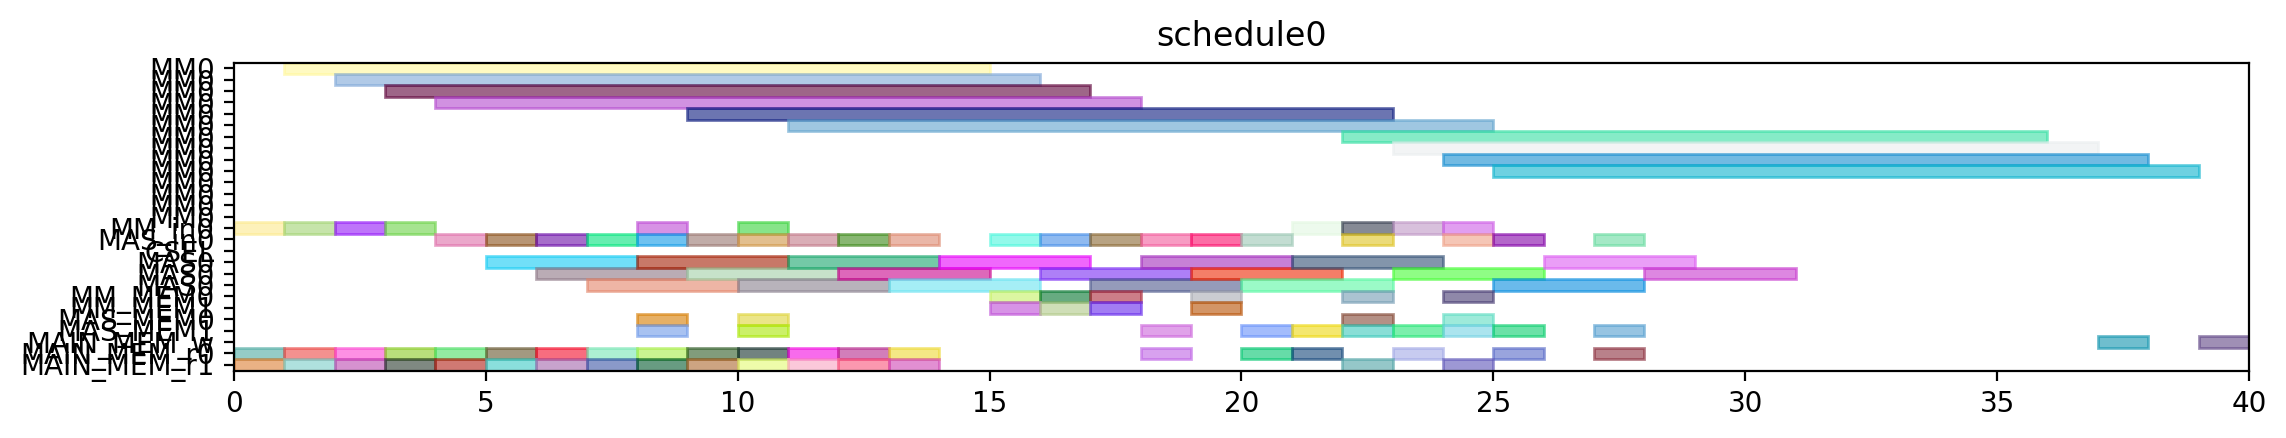

Write Python code to recreate this figure.
from pyschedule import Scenario, solvers, plotters, alt


def solve():
	horizon = 120
	S = Scenario("schedule0", horizon=horizon)

	# resource
	MM = S.Resources('MM', num=1, size=14)
	MM_in = S.Resources('MM_in', num=1)
	MAS_in = S.Resources('MAS_in', num=1)
	CSEL = S.Resource('CSEL')
	MAS = S.Resources('MAS', num=1, size=3, periods=range(1, horizon))
	MM_MEM = S.Resources('MM_MEM', num=2)
	MAS_MEM = S.Resources('MAS_MEM', num=2)
	MAIN_MEM_w = S.Resource('MAIN_MEM_w', size=1)
	MAIN_MEM_r = S.Resources('MAIN_MEM_r', num=2)

	# result of previous scheduling

	# new tasks
	t0_t0 = S.Task('t0_t0', length=14, delay_cost=1)
	t0_t0 += alt(MM)
	t0_t0_in = S.Task('t0_t0_in', length=1, delay_cost=1)
	t0_t0_in += alt(MM_in)
	S += t0_t0_in*MM_in[0]<=t0_t0*MM[0]
	t0_t0_mem0 = S.Task('t0_t0_mem0', length=1, delay_cost=1)
	t0_t0_mem0 += MAIN_MEM_r[0]
	S += t0_t0_mem0 <= t0_t0

	t0_t0_mem1 = S.Task('t0_t0_mem1', length=1, delay_cost=1)
	t0_t0_mem1 += MAIN_MEM_r[1]
	S += t0_t0_mem1 <= t0_t0

	t0_t1 = S.Task('t0_t1', length=14, delay_cost=1)
	t0_t1 += alt(MM)
	t0_t1_in = S.Task('t0_t1_in', length=1, delay_cost=1)
	t0_t1_in += alt(MM_in)
	S += t0_t1_in*MM_in[0]<=t0_t1*MM[0]
	t0_t1_mem0 = S.Task('t0_t1_mem0', length=1, delay_cost=1)
	t0_t1_mem0 += MAIN_MEM_r[0]
	S += t0_t1_mem0 <= t0_t1

	t0_t1_mem1 = S.Task('t0_t1_mem1', length=1, delay_cost=1)
	t0_t1_mem1 += MAIN_MEM_r[1]
	S += t0_t1_mem1 <= t0_t1

	t0_t2 = S.Task('t0_t2', length=3, delay_cost=1)
	t0_t2 += alt(MAS)
	t0_t2_in = S.Task('t0_t2_in', length=1, delay_cost=1)
	t0_t2_in += alt(MAS_in)
	S += t0_t2_in*MAS_in[0]<=t0_t2*MAS[0]

	t0_t2_mem0 = S.Task('t0_t2_mem0', length=1, delay_cost=1)
	t0_t2_mem0 += MAIN_MEM_r[0]
	S += t0_t2_mem0 <= t0_t2

	t0_t2_mem1 = S.Task('t0_t2_mem1', length=1, delay_cost=1)
	t0_t2_mem1 += MAIN_MEM_r[1]
	S += t0_t2_mem1 <= t0_t2

	t0_t3 = S.Task('t0_t3', length=3, delay_cost=1)
	t0_t3 += alt(MAS)
	t0_t3_in = S.Task('t0_t3_in', length=1, delay_cost=1)
	t0_t3_in += alt(MAS_in)
	S += t0_t3_in*MAS_in[0]<=t0_t3*MAS[0]

	t0_t3_mem0 = S.Task('t0_t3_mem0', length=1, delay_cost=1)
	t0_t3_mem0 += MAIN_MEM_r[0]
	S += t0_t3_mem0 <= t0_t3

	t0_t3_mem1 = S.Task('t0_t3_mem1', length=1, delay_cost=1)
	t0_t3_mem1 += MAIN_MEM_r[1]
	S += t0_t3_mem1 <= t0_t3

	t2_t0 = S.Task('t2_t0', length=14, delay_cost=1)
	t2_t0 += alt(MM)
	t2_t0_in = S.Task('t2_t0_in', length=1, delay_cost=1)
	t2_t0_in += alt(MM_in)
	S += t2_t0_in*MM_in[0]<=t2_t0*MM[0]
	t2_t0_mem0 = S.Task('t2_t0_mem0', length=1, delay_cost=1)
	t2_t0_mem0 += MAIN_MEM_r[0]
	S += t2_t0_mem0 <= t2_t0

	t2_t0_mem1 = S.Task('t2_t0_mem1', length=1, delay_cost=1)
	t2_t0_mem1 += MAIN_MEM_r[1]
	S += t2_t0_mem1 <= t2_t0

	t2_t1 = S.Task('t2_t1', length=14, delay_cost=1)
	t2_t1 += alt(MM)
	t2_t1_in = S.Task('t2_t1_in', length=1, delay_cost=1)
	t2_t1_in += alt(MM_in)
	S += t2_t1_in*MM_in[0]<=t2_t1*MM[0]
	t2_t1_mem0 = S.Task('t2_t1_mem0', length=1, delay_cost=1)
	t2_t1_mem0 += MAIN_MEM_r[0]
	S += t2_t1_mem0 <= t2_t1

	t2_t1_mem1 = S.Task('t2_t1_mem1', length=1, delay_cost=1)
	t2_t1_mem1 += MAIN_MEM_r[1]
	S += t2_t1_mem1 <= t2_t1

	t2_t2 = S.Task('t2_t2', length=3, delay_cost=1)
	t2_t2 += alt(MAS)
	t2_t2_in = S.Task('t2_t2_in', length=1, delay_cost=1)
	t2_t2_in += alt(MAS_in)
	S += t2_t2_in*MAS_in[0]<=t2_t2*MAS[0]

	t2_t2_mem0 = S.Task('t2_t2_mem0', length=1, delay_cost=1)
	t2_t2_mem0 += MAIN_MEM_r[0]
	S += t2_t2_mem0 <= t2_t2

	t2_t2_mem1 = S.Task('t2_t2_mem1', length=1, delay_cost=1)
	t2_t2_mem1 += MAIN_MEM_r[1]
	S += t2_t2_mem1 <= t2_t2

	t2_t3 = S.Task('t2_t3', length=3, delay_cost=1)
	t2_t3 += alt(MAS)
	t2_t3_in = S.Task('t2_t3_in', length=1, delay_cost=1)
	t2_t3_in += alt(MAS_in)
	S += t2_t3_in*MAS_in[0]<=t2_t3*MAS[0]

	t2_t3_mem0 = S.Task('t2_t3_mem0', length=1, delay_cost=1)
	t2_t3_mem0 += MAIN_MEM_r[0]
	S += t2_t3_mem0 <= t2_t3

	t2_t3_mem1 = S.Task('t2_t3_mem1', length=1, delay_cost=1)
	t2_t3_mem1 += MAIN_MEM_r[1]
	S += t2_t3_mem1 <= t2_t3

	t7_t2 = S.Task('t7_t2', length=3, delay_cost=1)
	t7_t2 += alt(MAS)
	t7_t2_in = S.Task('t7_t2_in', length=1, delay_cost=1)
	t7_t2_in += alt(MAS_in)
	S += t7_t2_in*MAS_in[0]<=t7_t2*MAS[0]

	t7_t2_mem0 = S.Task('t7_t2_mem0', length=1, delay_cost=1)
	t7_t2_mem0 += MAIN_MEM_r[0]
	S += t7_t2_mem0 <= t7_t2

	t7_t2_mem1 = S.Task('t7_t2_mem1', length=1, delay_cost=1)
	t7_t2_mem1 += MAIN_MEM_r[1]
	S += t7_t2_mem1 <= t7_t2

	t9_t2 = S.Task('t9_t2', length=3, delay_cost=1)
	t9_t2 += alt(MAS)
	t9_t2_in = S.Task('t9_t2_in', length=1, delay_cost=1)
	t9_t2_in += alt(MAS_in)
	S += t9_t2_in*MAS_in[0]<=t9_t2*MAS[0]

	t9_t2_mem0 = S.Task('t9_t2_mem0', length=1, delay_cost=1)
	t9_t2_mem0 += MAIN_MEM_r[0]
	S += t9_t2_mem0 <= t9_t2

	t9_t2_mem1 = S.Task('t9_t2_mem1', length=1, delay_cost=1)
	t9_t2_mem1 += MAIN_MEM_r[1]
	S += t9_t2_mem1 <= t9_t2

	t14_t2 = S.Task('t14_t2', length=3, delay_cost=1)
	t14_t2 += alt(MAS)
	t14_t2_in = S.Task('t14_t2_in', length=1, delay_cost=1)
	t14_t2_in += alt(MAS_in)
	S += t14_t2_in*MAS_in[0]<=t14_t2*MAS[0]

	t14_t2_mem0 = S.Task('t14_t2_mem0', length=1, delay_cost=1)
	t14_t2_mem0 += MAIN_MEM_r[0]
	S += t14_t2_mem0 <= t14_t2

	t14_t2_mem1 = S.Task('t14_t2_mem1', length=1, delay_cost=1)
	t14_t2_mem1 += MAIN_MEM_r[1]
	S += t14_t2_mem1 <= t14_t2

	new_TZ_t2 = S.Task('new_TZ_t2', length=3, delay_cost=1)
	new_TZ_t2 += alt(MAS)
	new_TZ_t2_in = S.Task('new_TZ_t2_in', length=1, delay_cost=1)
	new_TZ_t2_in += alt(MAS_in)
	S += new_TZ_t2_in*MAS_in[0]<=new_TZ_t2*MAS[0]

	new_TZ_t2_mem0 = S.Task('new_TZ_t2_mem0', length=1, delay_cost=1)
	new_TZ_t2_mem0 += MAIN_MEM_r[0]
	S += new_TZ_t2_mem0 <= new_TZ_t2

	new_TZ_t2_mem1 = S.Task('new_TZ_t2_mem1', length=1, delay_cost=1)
	new_TZ_t2_mem1 += MAIN_MEM_r[1]
	S += new_TZ_t2_mem1 <= new_TZ_t2

	t16_t2 = S.Task('t16_t2', length=3, delay_cost=1)
	t16_t2 += alt(MAS)
	t16_t2_in = S.Task('t16_t2_in', length=1, delay_cost=1)
	t16_t2_in += alt(MAS_in)
	S += t16_t2_in*MAS_in[0]<=t16_t2*MAS[0]

	t16_t2_mem0 = S.Task('t16_t2_mem0', length=1, delay_cost=1)
	t16_t2_mem0 += MAIN_MEM_r[0]
	S += t16_t2_mem0 <= t16_t2

	t16_t2_mem1 = S.Task('t16_t2_mem1', length=1, delay_cost=1)
	t16_t2_mem1 += MAIN_MEM_r[1]
	S += t16_t2_mem1 <= t16_t2

	t17_t2 = S.Task('t17_t2', length=3, delay_cost=1)
	t17_t2 += alt(MAS)
	t17_t2_in = S.Task('t17_t2_in', length=1, delay_cost=1)
	t17_t2_in += alt(MAS_in)
	S += t17_t2_in*MAS_in[0]<=t17_t2*MAS[0]

	t17_t2_mem0 = S.Task('t17_t2_mem0', length=1, delay_cost=1)
	t17_t2_mem0 += MAIN_MEM_r[0]
	S += t17_t2_mem0 <= t17_t2

	t17_t2_mem1 = S.Task('t17_t2_mem1', length=1, delay_cost=1)
	t17_t2_mem1 += MAIN_MEM_r[1]
	S += t17_t2_mem1 <= t17_t2

	t0_t4 = S.Task('t0_t4', length=14, delay_cost=1)
	t0_t4 += alt(MM)
	t0_t4_in = S.Task('t0_t4_in', length=1, delay_cost=1)
	t0_t4_in += alt(MM_in)
	S += t0_t4_in*MM_in[0]<=t0_t4*MM[0]
	t0_t4_mem0 = S.Task('t0_t4_mem0', length=1, delay_cost=1)
	t0_t4_mem0 += alt(MAS_MEM)
	S += (t0_t2*MAS[0])-1 < t0_t4_mem0*MAS_MEM[0]
	S += t0_t4_mem0 <= t0_t4

	t0_t4_mem1 = S.Task('t0_t4_mem1', length=1, delay_cost=1)
	t0_t4_mem1 += alt(MAS_MEM)
	S += (t0_t3*MAS[0])-1 < t0_t4_mem1*MAS_MEM[1]
	S += t0_t4_mem1 <= t0_t4

	t00 = S.Task('t00', length=3, delay_cost=1)
	t00 += alt(MAS)
	t00_in = S.Task('t00_in', length=1, delay_cost=1)
	t00_in += alt(MAS_in)
	S += t00_in*MAS_in[0]<=t00*MAS[0]

	t00_mem0 = S.Task('t00_mem0', length=1, delay_cost=1)
	t00_mem0 += alt(MM_MEM)
	S += (t0_t0*MM[0])-1 < t00_mem0*MM_MEM[0]
	S += t00_mem0 <= t00

	t00_mem1 = S.Task('t00_mem1', length=1, delay_cost=1)
	t00_mem1 += alt(MM_MEM)
	S += (t0_t1*MM[0])-1 < t00_mem1*MM_MEM[1]
	S += t00_mem1 <= t00

	t0_t5 = S.Task('t0_t5', length=3, delay_cost=1)
	t0_t5 += alt(MAS)
	t0_t5_in = S.Task('t0_t5_in', length=1, delay_cost=1)
	t0_t5_in += alt(MAS_in)
	S += t0_t5_in*MAS_in[0]<=t0_t5*MAS[0]

	t0_t5_mem0 = S.Task('t0_t5_mem0', length=1, delay_cost=1)
	t0_t5_mem0 += alt(MM_MEM)
	S += (t0_t0*MM[0])-1 < t0_t5_mem0*MM_MEM[0]
	S += t0_t5_mem0 <= t0_t5

	t0_t5_mem1 = S.Task('t0_t5_mem1', length=1, delay_cost=1)
	t0_t5_mem1 += alt(MM_MEM)
	S += (t0_t1*MM[0])-1 < t0_t5_mem1*MM_MEM[1]
	S += t0_t5_mem1 <= t0_t5

	t2_t4 = S.Task('t2_t4', length=14, delay_cost=1)
	t2_t4 += alt(MM)
	t2_t4_in = S.Task('t2_t4_in', length=1, delay_cost=1)
	t2_t4_in += alt(MM_in)
	S += t2_t4_in*MM_in[0]<=t2_t4*MM[0]
	t2_t4_mem0 = S.Task('t2_t4_mem0', length=1, delay_cost=1)
	t2_t4_mem0 += alt(MAS_MEM)
	S += (t2_t2*MAS[0])-1 < t2_t4_mem0*MAS_MEM[0]
	S += t2_t4_mem0 <= t2_t4

	t2_t4_mem1 = S.Task('t2_t4_mem1', length=1, delay_cost=1)
	t2_t4_mem1 += alt(MAS_MEM)
	S += (t2_t3*MAS[0])-1 < t2_t4_mem1*MAS_MEM[1]
	S += t2_t4_mem1 <= t2_t4

	t20 = S.Task('t20', length=3, delay_cost=1)
	t20 += alt(MAS)
	t20_in = S.Task('t20_in', length=1, delay_cost=1)
	t20_in += alt(MAS_in)
	S += t20_in*MAS_in[0]<=t20*MAS[0]

	t20_mem0 = S.Task('t20_mem0', length=1, delay_cost=1)
	t20_mem0 += alt(MM_MEM)
	S += (t2_t0*MM[0])-1 < t20_mem0*MM_MEM[0]
	S += t20_mem0 <= t20

	t20_mem1 = S.Task('t20_mem1', length=1, delay_cost=1)
	t20_mem1 += alt(MM_MEM)
	S += (t2_t1*MM[0])-1 < t20_mem1*MM_MEM[1]
	S += t20_mem1 <= t20

	t2_t5 = S.Task('t2_t5', length=3, delay_cost=1)
	t2_t5 += alt(MAS)
	t2_t5_in = S.Task('t2_t5_in', length=1, delay_cost=1)
	t2_t5_in += alt(MAS_in)
	S += t2_t5_in*MAS_in[0]<=t2_t5*MAS[0]

	t2_t5_mem0 = S.Task('t2_t5_mem0', length=1, delay_cost=1)
	t2_t5_mem0 += alt(MM_MEM)
	S += (t2_t0*MM[0])-1 < t2_t5_mem0*MM_MEM[0]
	S += t2_t5_mem0 <= t2_t5

	t2_t5_mem1 = S.Task('t2_t5_mem1', length=1, delay_cost=1)
	t2_t5_mem1 += alt(MM_MEM)
	S += (t2_t1*MM[0])-1 < t2_t5_mem1*MM_MEM[1]
	S += t2_t5_mem1 <= t2_t5

	t01 = S.Task('t01', length=3, delay_cost=1)
	t01 += alt(MAS)
	t01_in = S.Task('t01_in', length=1, delay_cost=1)
	t01_in += alt(MAS_in)
	S += t01_in*MAS_in[0]<=t01*MAS[0]

	t01_mem0 = S.Task('t01_mem0', length=1, delay_cost=1)
	t01_mem0 += alt(MM_MEM)
	S += (t0_t4*MM[0])-1 < t01_mem0*MM_MEM[0]
	S += t01_mem0 <= t01

	t01_mem1 = S.Task('t01_mem1', length=1, delay_cost=1)
	t01_mem1 += alt(MAS_MEM)
	S += (t0_t5*MAS[0])-1 < t01_mem1*MAS_MEM[1]
	S += t01_mem1 <= t01

	t10 = S.Task('t10', length=3, delay_cost=1)
	t10 += alt(MAS)
	t10_in = S.Task('t10_in', length=1, delay_cost=1)
	t10_in += alt(MAS_in)
	S += t10_in*MAS_in[0]<=t10*MAS[0]

	t10_mem0 = S.Task('t10_mem0', length=1, delay_cost=1)
	t10_mem0 += MAIN_MEM_r[0]
	S += t10_mem0 <= t10

	t10_mem1 = S.Task('t10_mem1', length=1, delay_cost=1)
	t10_mem1 += alt(MAS_MEM)
	S += (t00*MAS[0])-1 < t10_mem1*MAS_MEM[1]
	S += t10_mem1 <= t10

	t21 = S.Task('t21', length=3, delay_cost=1)
	t21 += alt(MAS)
	t21_in = S.Task('t21_in', length=1, delay_cost=1)
	t21_in += alt(MAS_in)
	S += t21_in*MAS_in[0]<=t21*MAS[0]

	t21_mem0 = S.Task('t21_mem0', length=1, delay_cost=1)
	t21_mem0 += alt(MM_MEM)
	S += (t2_t4*MM[0])-1 < t21_mem0*MM_MEM[0]
	S += t21_mem0 <= t21

	t21_mem1 = S.Task('t21_mem1', length=1, delay_cost=1)
	t21_mem1 += alt(MAS_MEM)
	S += (t2_t5*MAS[0])-1 < t21_mem1*MAS_MEM[1]
	S += t21_mem1 <= t21

	t30 = S.Task('t30', length=3, delay_cost=1)
	t30 += alt(MAS)
	t30_in = S.Task('t30_in', length=1, delay_cost=1)
	t30_in += alt(MAS_in)
	S += t30_in*MAS_in[0]<=t30*MAS[0]

	t30_mem0 = S.Task('t30_mem0', length=1, delay_cost=1)
	t30_mem0 += MAIN_MEM_r[0]
	S += t30_mem0 <= t30

	t30_mem1 = S.Task('t30_mem1', length=1, delay_cost=1)
	t30_mem1 += alt(MAS_MEM)
	S += (t20*MAS[0])-1 < t30_mem1*MAS_MEM[1]
	S += t30_mem1 <= t30

	t11 = S.Task('t11', length=3, delay_cost=1)
	t11 += alt(MAS)
	t11_in = S.Task('t11_in', length=1, delay_cost=1)
	t11_in += alt(MAS_in)
	S += t11_in*MAS_in[0]<=t11*MAS[0]

	t11_mem0 = S.Task('t11_mem0', length=1, delay_cost=1)
	t11_mem0 += MAIN_MEM_r[0]
	S += t11_mem0 <= t11

	t11_mem1 = S.Task('t11_mem1', length=1, delay_cost=1)
	t11_mem1 += alt(MAS_MEM)
	S += (t01*MAS[0])-1 < t11_mem1*MAS_MEM[1]
	S += t11_mem1 <= t11

	t31 = S.Task('t31', length=3, delay_cost=1)
	t31 += alt(MAS)
	t31_in = S.Task('t31_in', length=1, delay_cost=1)
	t31_in += alt(MAS_in)
	S += t31_in*MAS_in[0]<=t31*MAS[0]

	t31_mem0 = S.Task('t31_mem0', length=1, delay_cost=1)
	t31_mem0 += MAIN_MEM_r[0]
	S += t31_mem0 <= t31

	t31_mem1 = S.Task('t31_mem1', length=1, delay_cost=1)
	t31_mem1 += alt(MAS_MEM)
	S += (t21*MAS[0])-1 < t31_mem1*MAS_MEM[1]
	S += t31_mem1 <= t31

	c010 = S.Task('c010', length=14, delay_cost=1)
	c010 += alt(MM)
	c010_in = S.Task('c010_in', length=1, delay_cost=1)
	c010_in += alt(MM_in)
	S += c010_in*MM_in[0]<=c010*MM[0]
	S += 0<c010

	c010_w = S.Task('c010_w', length=1, delay_cost=1)
	c010_w += alt(MAIN_MEM_w)
	S += c010 <= c010_w

	c010_mem0 = S.Task('c010_mem0', length=1, delay_cost=1)
	c010_mem0 += alt(MAS_MEM)
	S += (t30*MAS[0])-1 < c010_mem0*MAS_MEM[0]
	S += c010_mem0 <= c010

	c010_mem1 = S.Task('c010_mem1', length=1, delay_cost=1)
	c010_mem1 += MAIN_MEM_r[1]
	S += c010_mem1 <= c010

	c200 = S.Task('c200', length=14, delay_cost=1)
	c200 += alt(MM)
	c200_in = S.Task('c200_in', length=1, delay_cost=1)
	c200_in += alt(MM_in)
	S += c200_in*MM_in[0]<=c200*MM[0]
	S += 0<c200

	c200_w = S.Task('c200_w', length=1, delay_cost=1)
	c200_w += alt(MAIN_MEM_w)
	S += c200 <= c200_w

	c200_mem0 = S.Task('c200_mem0', length=1, delay_cost=1)
	c200_mem0 += alt(MAS_MEM)
	S += (t10*MAS[0])-1 < c200_mem0*MAS_MEM[0]
	S += c200_mem0 <= c200

	c200_mem1 = S.Task('c200_mem1', length=1, delay_cost=1)
	c200_mem1 += MAIN_MEM_r[1]
	S += c200_mem1 <= c200

	t16_t0 = S.Task('t16_t0', length=14, delay_cost=1)
	t16_t0 += alt(MM)
	t16_t0_in = S.Task('t16_t0_in', length=1, delay_cost=1)
	t16_t0_in += alt(MM_in)
	S += t16_t0_in*MM_in[0]<=t16_t0*MM[0]
	t16_t0_mem0 = S.Task('t16_t0_mem0', length=1, delay_cost=1)
	t16_t0_mem0 += MAIN_MEM_r[0]
	S += t16_t0_mem0 <= t16_t0

	t16_t0_mem1 = S.Task('t16_t0_mem1', length=1, delay_cost=1)
	t16_t0_mem1 += alt(MAS_MEM)
	S += (t30*MAS[0])-1 < t16_t0_mem1*MAS_MEM[1]
	S += t16_t0_mem1 <= t16_t0

	t17_t0 = S.Task('t17_t0', length=14, delay_cost=1)
	t17_t0 += alt(MM)
	t17_t0_in = S.Task('t17_t0_in', length=1, delay_cost=1)
	t17_t0_in += alt(MM_in)
	S += t17_t0_in*MM_in[0]<=t17_t0*MM[0]
	t17_t0_mem0 = S.Task('t17_t0_mem0', length=1, delay_cost=1)
	t17_t0_mem0 += MAIN_MEM_r[0]
	S += t17_t0_mem0 <= t17_t0

	t17_t0_mem1 = S.Task('t17_t0_mem1', length=1, delay_cost=1)
	t17_t0_mem1 += alt(MAS_MEM)
	S += (t10*MAS[0])-1 < t17_t0_mem1*MAS_MEM[1]
	S += t17_t0_mem1 <= t17_t0

	solvers.mip.solve(S,msg=1,kind='CPLEX',ratio_gap=1.01)

	solution = [['hoge']*len(S.solution()[1]) for i in range(len(S.solution()))]
	for i in range(len(S.solution())):
		for j in range(len(S.solution()[i])):
			solution[i][j]=str(S.solution()[i][j])
	print(solution)

	cycles = int(solution[-1][3])

	pic_file_name = "/mnt/rose/usr1/fukuda/ABE/multiRAM_multiMAS_16mux/scheduling_result/stage14MM1_stage3MAS1/EP2_ADD_w_EVAL/schedule0.png"
	if(S.solution() != []):
		plotters.matplotlib.plot(S,img_filename=pic_file_name, show_task_labels=False, fig_size=(cycles*0.25+3, 2))

	return solution
